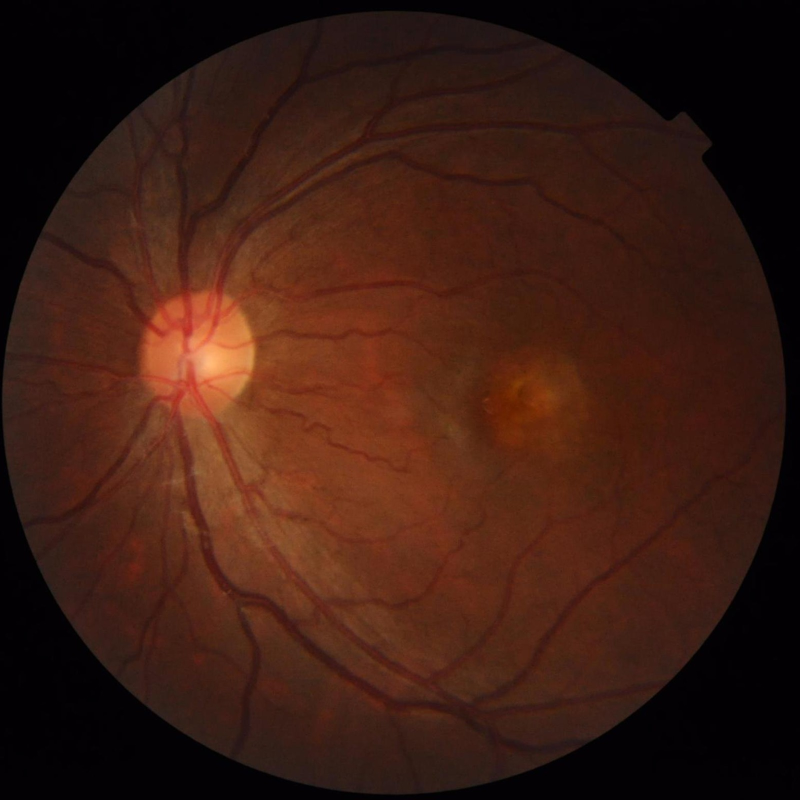
#> input picture images/1.jpg, 1600 x 1600 px (shown at 1/2 size)
$ python -i io.py   (imports and definitions only)
#> lines starting #> are read from the running program, lines starting #| are printed output that depends on the picture
"""
Handles reading images in various formats, e.g. NumPy arrays, base64 strings, or raw bytes.
"""
import base64
import numpy as np
from io import BytesIO
from PIL import Image


def convert_to_pil(image_data):
    """
    Convert an input (NumPy array, base64 string, or raw bytes) to a PIL Image.
    """
    if isinstance(image_data, np.ndarray):
        return Image.fromarray(image_data).convert('RGB')
    elif isinstance(image_data, str):  # base64
        image_bytes = base64.b64decode(image_data)
        return Image.open(BytesIO(image_bytes)).convert('RGB')
    elif isinstance(image_data, bytes):  # raw binary
        return Image.open(BytesIO(image_data)).convert('RGB')
    else:
        raise ValueError("Unsupported image format")


def center_crop_and_resize(pil_image, target_size=(512, 512)):
    """
    Crops an image to preserve aspect ratio, then resizes.
    """
    width, height = pil_image.size
    target_ratio = target_size[0] / target_size[1]
    current_ratio = width / height

    if current_ratio > target_ratio:
        # Wider
        new_width = int(height * target_ratio)
        left = (width - new_width) // 2
        top = 0
        right = left + new_width
        bottom = height
    else:
        # Taller
        new_height = int(width / target_ratio)
        left = 0
        top = (height - new_height) // 2
        right = width
        bottom = top + new_height

    cropped = pil_image.crop((left, top, right, bottom))
    resized = cropped.resize(target_size, Image.Resampling.LANCZOS)
    return resized


def preprocess_image_data(image_data, target_size=(512, 512)):
    """
    Convenience function that uses convert_to_pil and center_crop_and_resize to produce
    a NumPy array of shape [H,W,3].
    """
    pil_img = convert_to_pil(image_data)
    resized = center_crop_and_resize(pil_img, target_size)
    return np.array(resized)

>>> import cv2
>>> picture = cv2.imread('../../../images/1.jpg', cv2.IMREAD_GRAYSCALE)
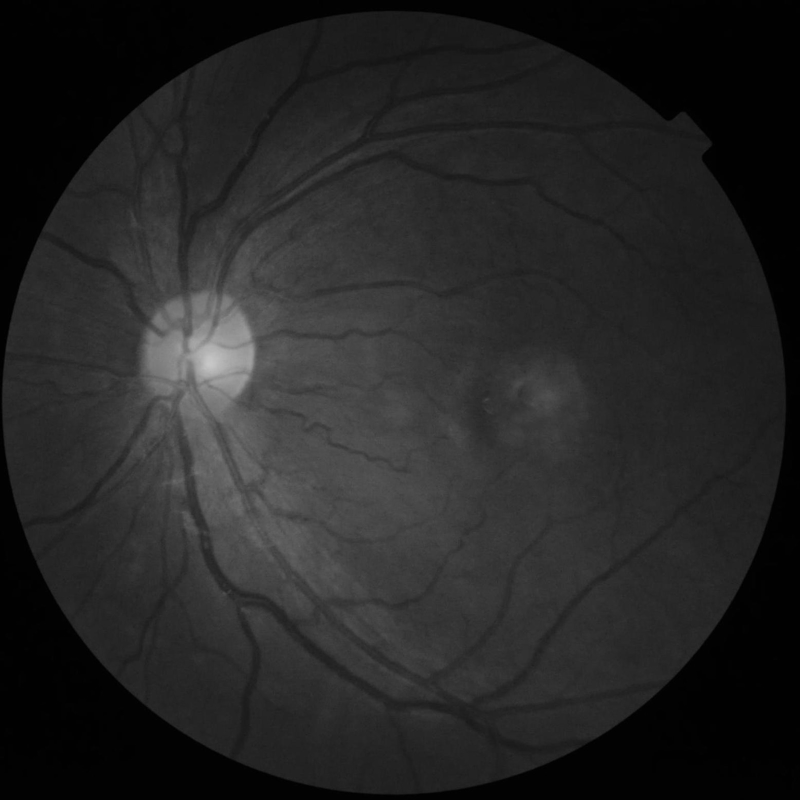
#> picture: shape (1600, 1600) (shown at 1/2 size); min 0, max 201, mean 37.1
>>> result = preprocess_image_data(picture)
#> in center_crop_and_resize, `resized = cropped.resize(target_size, Image.Resampling.LANCZOS)`:
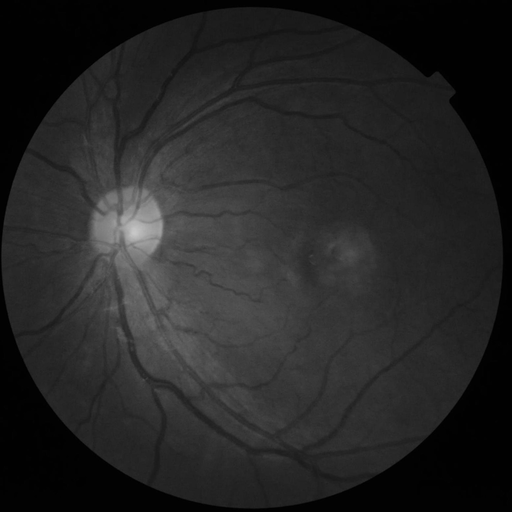
#> resized: PIL image 512x512 RGB; min 0, max 199, mean 37.1

$ run again, on images/2.jpg
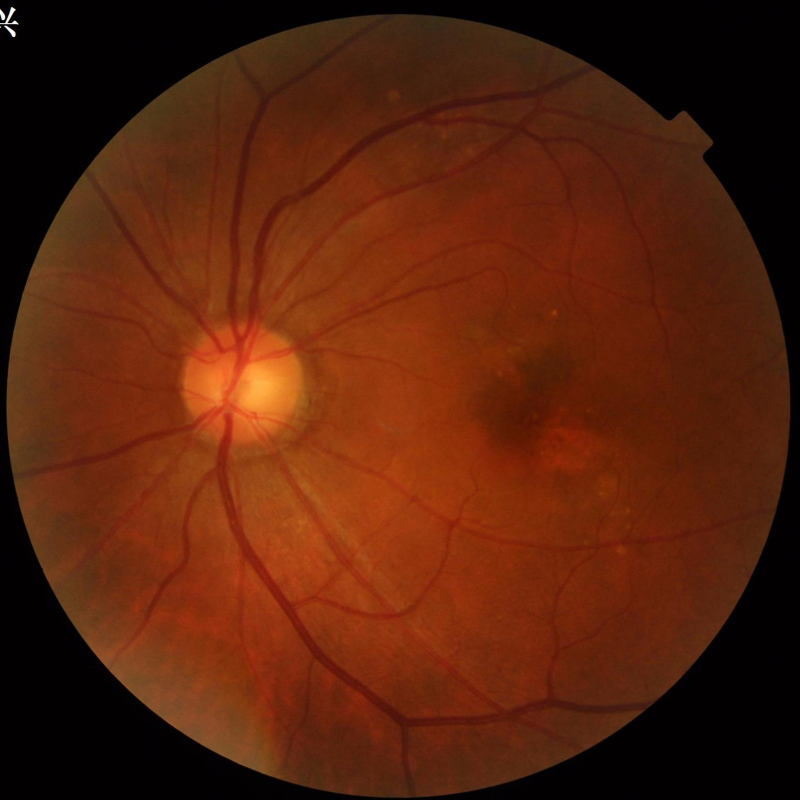
#> input picture images/2.jpg, 1600 x 1600 px (shown at 1/2 size)
#> `picture = cv2.imread('../../../images/1.jpg', cv2.IMREAD_GRAYSCALE)`:
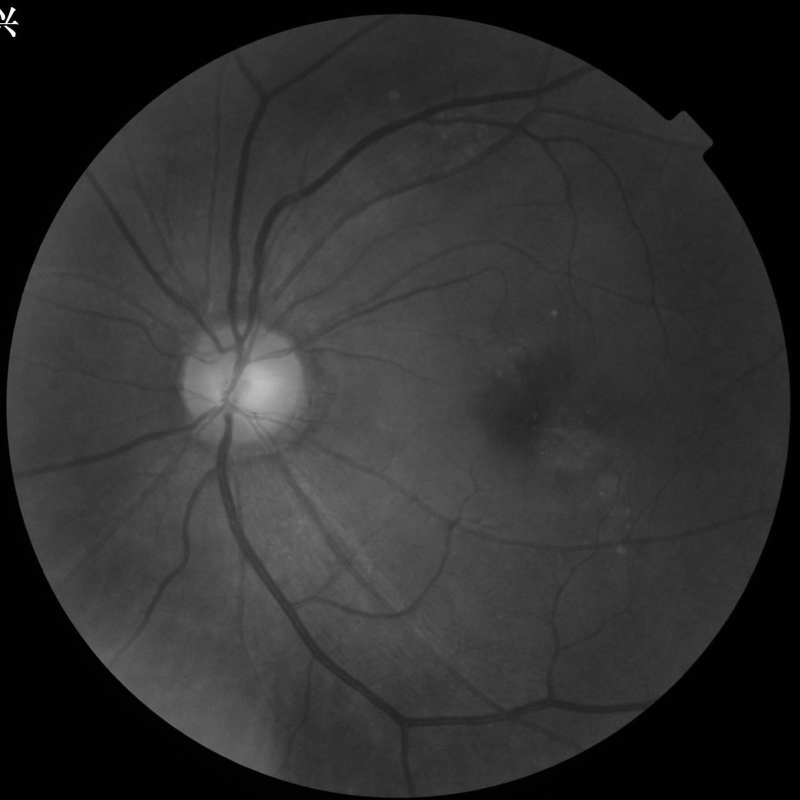
#> picture: shape (1600, 1600) (shown at 1/2 size); min 0, max 255, mean 47.3
#> in center_crop_and_resize, `resized = cropped.resize(target_size, Image.Resampling.LANCZOS)`:
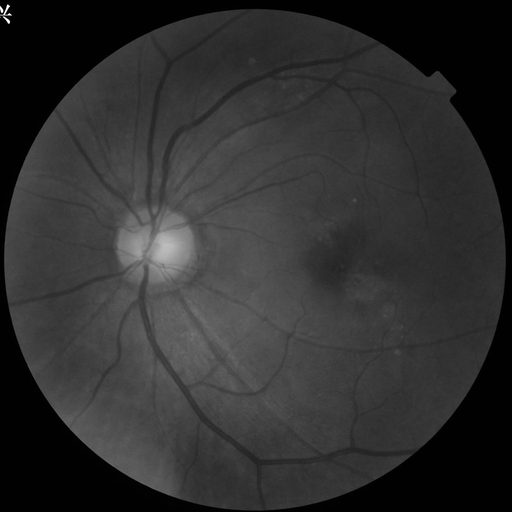
#> resized: PIL image 512x512 RGB; min 0, max 255, mean 47.3
